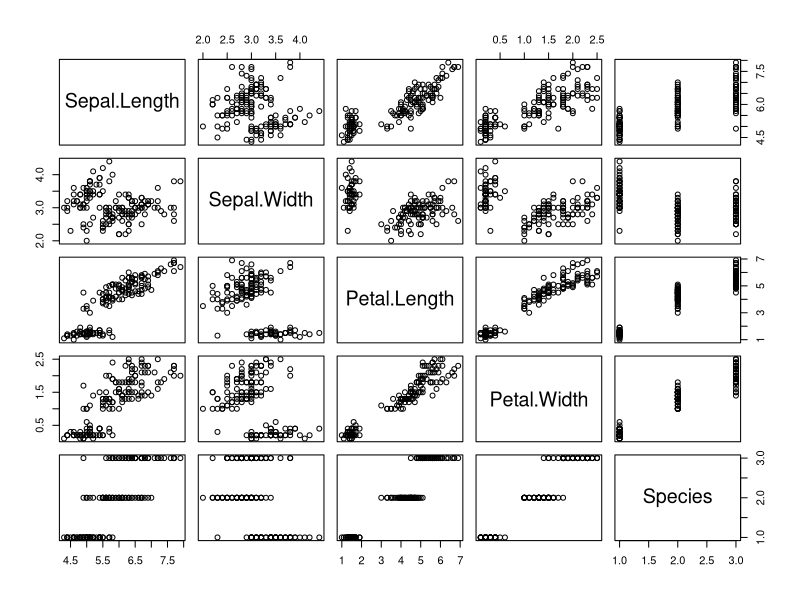
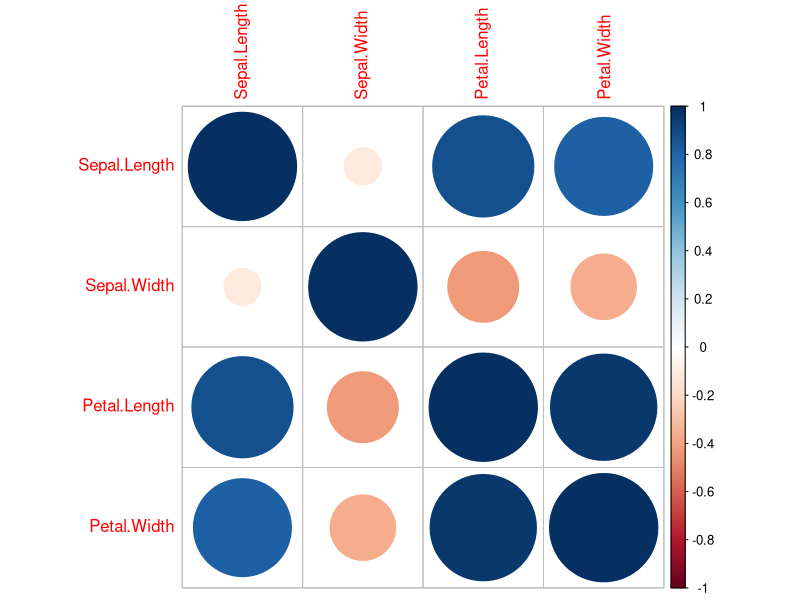
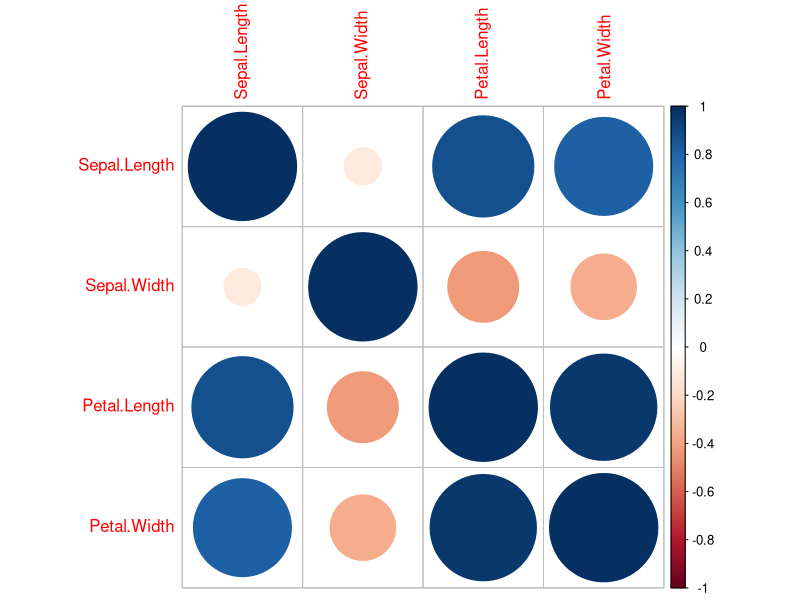
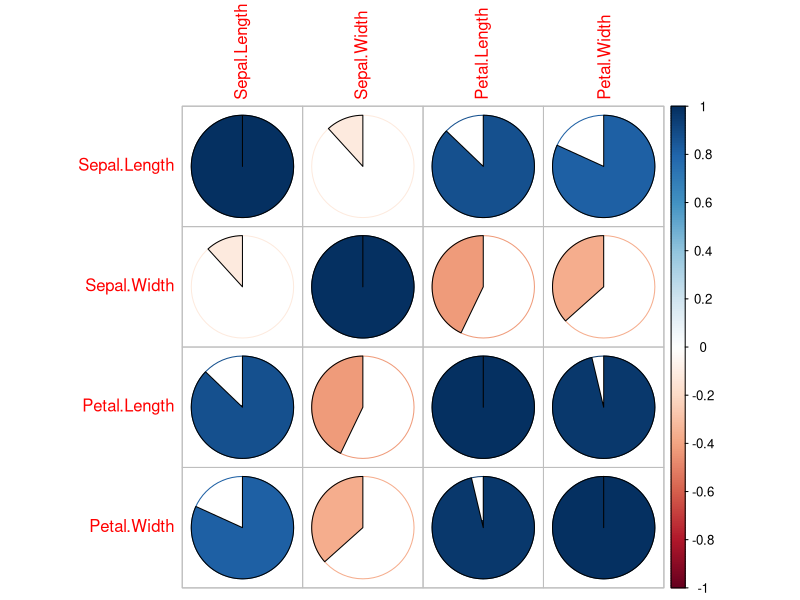
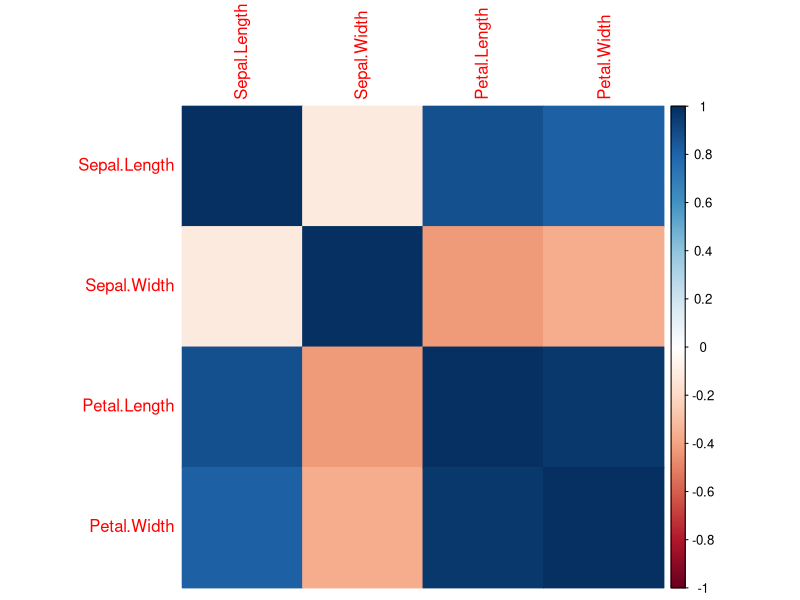
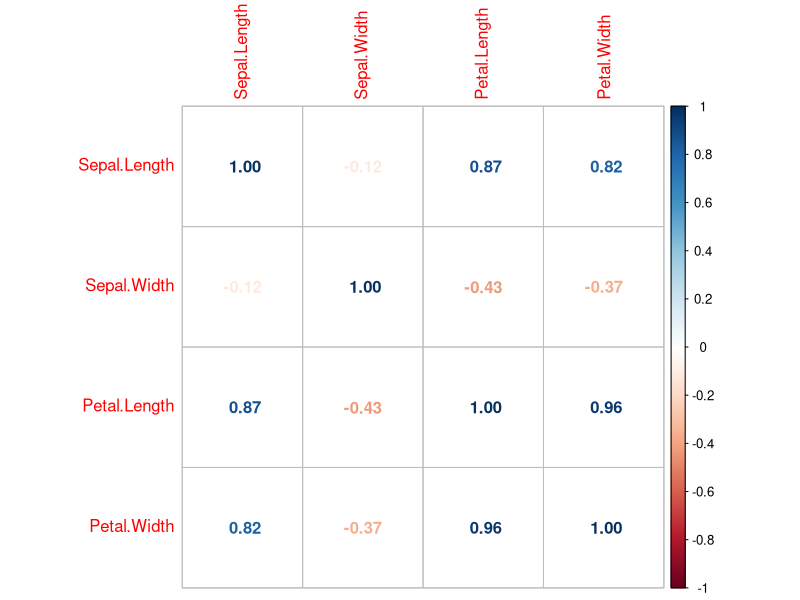
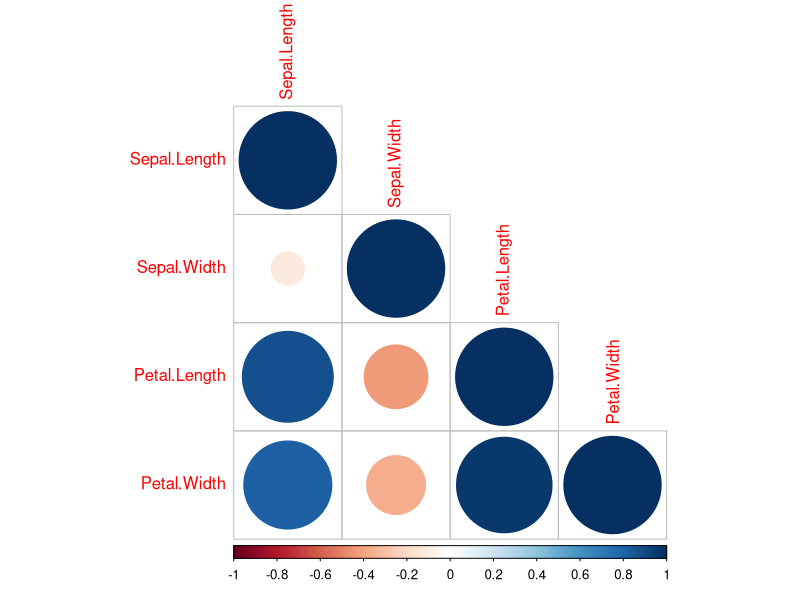

The R source for these figures, in order:
#author kumar abhinav
setwd("C:/Users/Lenovo/Downloads/tds/correlation")
data("iris")
head(iris)
d<-iris
plot(d)
d<-iris[,c(-5)]
d
cor(d)
cor(d,method = "kendall")
cor(d,method = "spearman")
library(corrplot)
cr<-cor(d)
corrplot(cr)
corrplot(cr,method = "circle")#same as above
corrplot(cr,method="pie")
corrplot(cr,method="color")
corrplot(cr,method="number")
corrplot(cr,type="lower")
